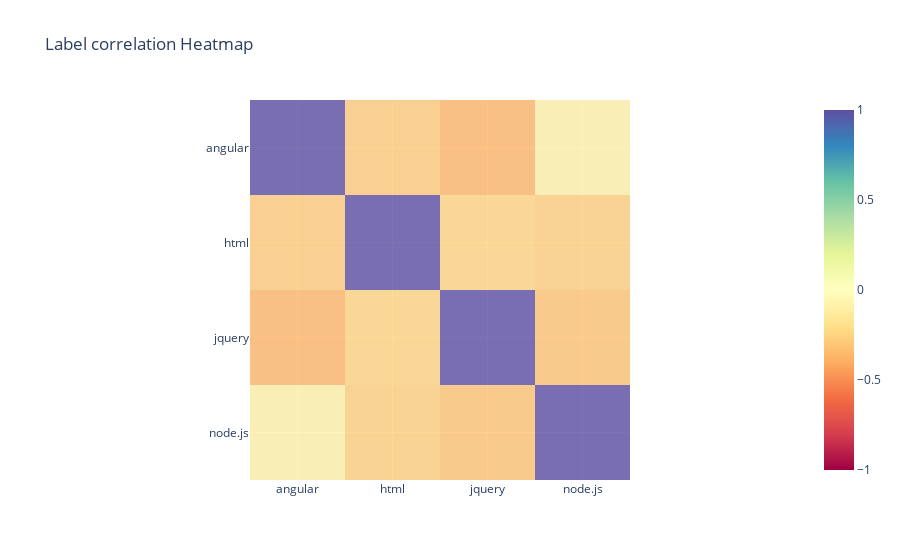

The code cell stored with this chart in its notebook:
### Markdown cell above
### Labels correlation

### Code cell
px.imshow(tag_counts.corr(), 
    color_continuous_scale='spectral', 
    range_color=(-1,1),
    title='Label correlation Heatmap'
).update_traces(opacity=0.8)

### Figure 1 — Plotly figure (JSON) as saved in the notebook; plotly's stock layout.template omitted (floating-point values rounded to 4 significant figures)
{"data": [{"coloraxis": "coloraxis", "hovertemplate": "x: %{x}<br>y: %{y}<br>color: %{z}<extra></extra>", "name": "0", "opacity": 0.8, "type": "heatmap", "x": ["angular", "html", "jquery", "node.js"], "xaxis": "x", "y": ["angular", "html", "jquery", "node.js"], "yaxis": "y", "z": [[1, -0.2867, -0.3663, -0.1018], [-0.2867, 1, -0.254, -0.2735], [-0.3663, -0.254, 1, -0.3215], [-0.1018, -0.2735, -0.3215, 1]]}], "layout": {"coloraxis": {"cmax": 1, "cmin": -1, "colorscale": [[0, "rgb(158,1,66)"], [0.1, "rgb(213,62,79)"], [0.2, "rgb(244,109,67)"], [0.3, "rgb(253,174,97)"], [0.4, "rgb(254,224,139)"], [0.5, "rgb(255,255,191)"], [0.6, "rgb(230,245,152)"], [0.7, "rgb(171,221,164)"], [0.8, "rgb(102,194,165)"], [0.9, "rgb(50,136,189)"], [1, "rgb(94,79,162)"]]}, "title": {"text": "Label correlation Heatmap"}, "xaxis": {"anchor": "y", "constrain": "domain", "domain": [0, 1], "scaleanchor": "y"}, "yaxis": {"anchor": "x", "autorange": "reversed", "constrain": "domain", "domain": [0, 1]}}}
